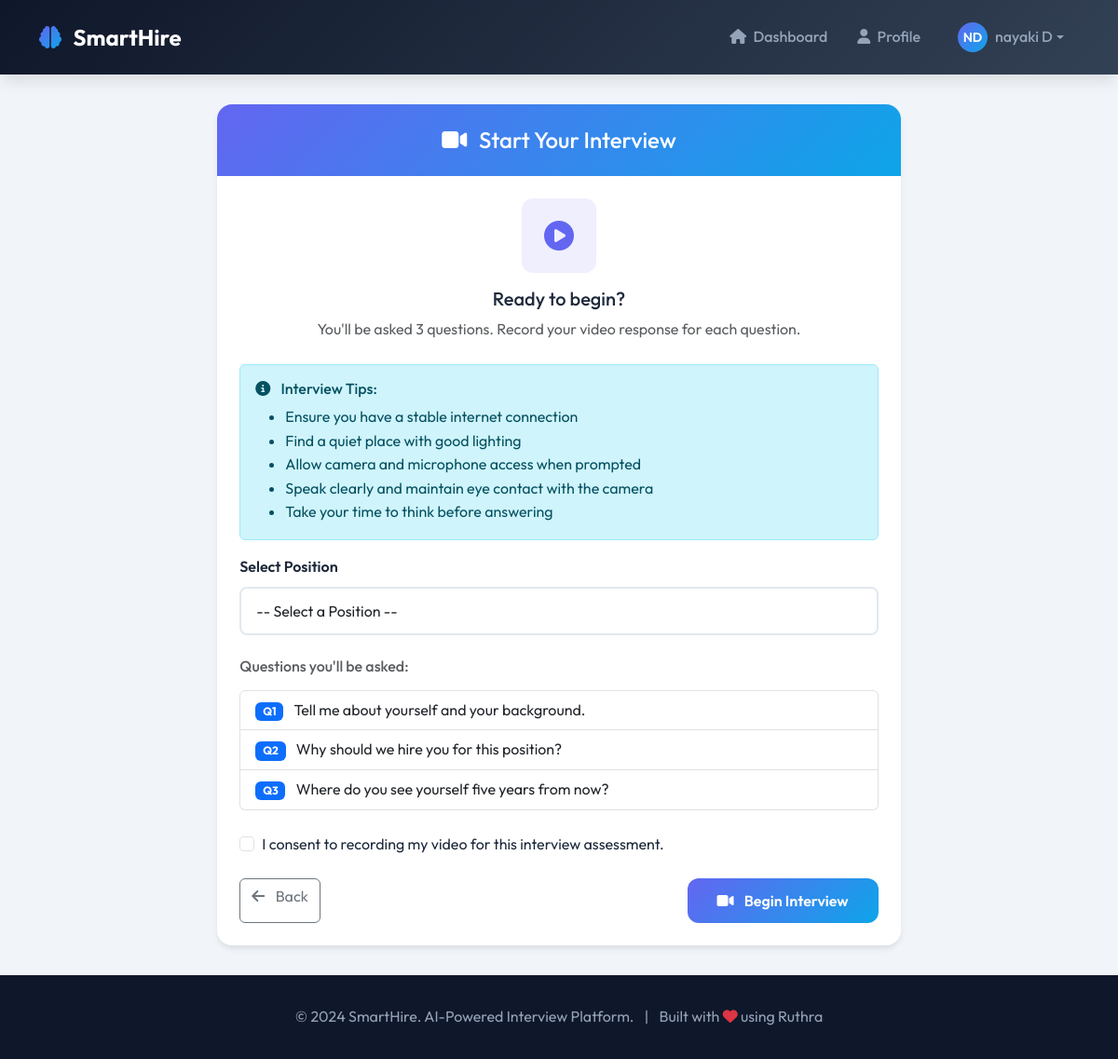
Screenshot of /candidate/interview/start/ (signed in) with the database file from the repository.
### interviews/models.py (models this page shows, shortened)
class User(AbstractUser):
    class Role(models.TextChoices):
        CANDIDATE = 'candidate', 'Candidate'
        HR = 'hr', 'HR/Interviewer'
        ADMIN = 'admin', 'Administrator'
    role = models.CharField(
        max_length=20,
        choices=Role.choices,
        default=Role.CANDIDATE
    )
    phone = models.CharField(max_length=15, blank=True, null=True)
    created_at = models.DateTimeField(auto_now_add=True)
    updated_at = models.DateTimeField(auto_now=True)
    class Meta:
        verbose_name = 'User'
        verbose_name_plural = 'Users'
    @property
    def is_candidate(self):
        return self.role == self.Role.CANDIDATE

class InterviewQuestion(models.Model):
    text = models.TextField()
    order = models.PositiveIntegerField(default=0)
    is_active = models.BooleanField(default=True)
    class Meta:
        verbose_name = 'Interview Question'
        verbose_name_plural = 'Interview Questions'
        ordering = ['order']

### interviews/views.py (the view, shortened to what this page needs)
# urls.py: path('candidate/interview/start/', views.StartInterviewView.as_view(), name='candidate_start_interview'),
class StartInterviewView(LoginRequiredMixin, CandidateMixin, View):
    template_name = 'candidate/start_interview.html'
    def get(self, request):
        profile = getattr(request.user, 'profile', None)
        if not profile or not profile.resume:
            messages.warning(request, 'Please complete your profile before starting the interview.')
            return redirect('candidate_profile')
        positions = JobPosition.objects.filter(is_active=True)
        questions = InterviewQuestion.objects.filter(is_active=True).order_by('order')
        return render(request, self.template_name, {
            'positions': positions,
            'questions': list(questions.values('id', 'text', 'order')),
        })

### interviews/views.py (called while the page is built)
    def test_func(self):
        return self.request.user.is_authenticated and self.request.user.is_candidate

### templates/candidate/start_interview.html (shortened to what this page needs)
{% extends 'base.html' %}
{% block content %}
<div class="page-content">
    <div class="container">
        <div class="row justify-content-center">
            <div class="col-lg-8">
                <div class="card-custom fade-in">
                    <div class="card-header-custom text-center">
                        <h4 class="mb-0">
                            <i class="fas fa-video me-2"></i> Start Your Interview
                        </h4>
                    </div>
                    <div class="card-body p-4">
                        <div class="text-center mb-4">
                            <div class="stat-icon primary mx-auto mb-3" style="width: 80px; height: 80px; font-size: 2rem;">
                                <i class="fas fa-play-circle"></i>
                            </div>
                            <h5>Ready to begin?</h5>
                            <p class="text-muted">
                                You'll be asked {{ questions|length }} questions. Record your video response for each question.
                            </p>
                        </div>
                        <div class="alert alert-info">
                            <h6><i class="fas fa-info-circle me-2"></i> Interview Tips:</h6>
                            <ul class="mb-0">
                                <li>Ensure you have a stable internet connection</li>
                                <li>Find a quiet place with good lighting</li>
                                <li>Allow camera and microphone access when prompted</li>
                                <li>Speak clearly and maintain eye contact with the camera</li>
                                <li>Take your time to think before answering</li>
                            </ul>
                        </div>
                        <form method="POST" action="{% url 'candidate_start_interview' %}">
                            <div class="mb-4">
                                <label class="form-label fw-semibold">Select Position</label>
                                <select name="position" class="form-control form-control-custom" required>
                                    <option value="">-- Select a Position --</option>
                                </select>
                            </div>
                            <div class="mb-4">
                                <h6 class="text-muted mb-3">Questions you'll be asked:</h6>
                                <div class="list-group">
                                    {% for q in questions %}
                                    <div class="list-group-item">
                                        <span class="badge bg-primary me-2">Q{{ forloop.counter }}</span>
                                        {{ q.text }}
                                    </div>
                                    {% empty %}
                                    <div class="list-group-item text-muted">
                                        Questions will be displayed during the interview.
                                    </div>
                                    {% endfor %}
                                </div>
                            </div>
                            <div class="form-check mb-4">
                                <input type="checkbox" class="form-check-input" id="consent" required>
                                <label class="form-check-label" for="consent">
                                    I consent to recording my video for this interview assessment.
                                </label>
                            </div>
                            <div class="d-flex justify-content-between">
                                <a href="{% url 'candidate_dashboard' %}" class="btn btn-outline-secondary">
                                    <i class="fas fa-arrow-left me-2"></i> Back
                                </a>
                                <button type="submit" class="btn btn-primary-custom">
                                    <i class="fas fa-video me-2"></i> Begin Interview
                                </button>
                            </div>
                        </form>
                    </div>
                </div>
            </div>
        </div>
    </div>
</div>
{% endblock %}

### templates/base.html (shortened to what this page needs)
<!DOCTYPE html>
<html lang="en">
<head>
    <link href="https://cdn.jsdelivr.net/npm/bootstrap@5.3.2/dist/css/bootstrap.min.css" rel="stylesheet">
    <link rel="stylesheet" href="https://cdnjs.cloudflare.com/ajax/libs/font-awesome/6.5.1/css/all.min.css">
</head>
<body>
    <nav class="navbar navbar-expand-lg navbar-custom">
        <div class="container">
            <a class="navbar-brand" href="{% url 'home' %}">
                <i class="fas fa-brain"></i> SmartHire
            </a>
            <div class="collapse navbar-collapse" id="navbarNav">
                <ul class="navbar-nav ms-auto align-items-center">
                    {% if user.is_authenticated %}
                        {% if user.is_candidate %}
                            <li class="nav-item">
                                <a class="nav-link" href="{% url 'candidate_dashboard' %}">
                                    <i class="fas fa-home me-1"></i> Dashboard
                                </a>
                            </li>
                            <li class="nav-item">
                                <a class="nav-link" href="{% url 'candidate_profile' %}">
                                    <i class="fas fa-user me-1"></i> Profile
                                </a>
                            </li>
                        {% endif %}
                        <li class="nav-item dropdown ms-2">
                            <a class="nav-link dropdown-toggle d-flex align-items-center" href="#" data-bs-toggle="dropdown">
                                <div class="avatar me-2" style="width: 32px; height: 32px; font-size: 0.875rem;">
                                    {{ user.first_name|slice:":1"|upper }}{{ user.last_name|slice:":1"|upper }}
                                </div>
                                {{ user.get_full_name|default:user.username }}
                            </a>
                        </li>
                    {% endif %}
                </ul>
            </div>
        </div>
    </nav>
    {% block content %}{% endblock %}
    <footer class="footer">
        <div class="container text-center">
            <p class="mb-0">
                © 2024 SmartHire. AI-Powered Interview Platform.
                <span class="mx-2">|</span>
                Built with <i class="fas fa-heart text-danger"></i> using Ruthra
            </p>
        </div>
    </footer>
</body>
</html>

### templates/base.html (style rules this page uses)
:root { --primary: #6366f1; --primary-dark: #4f46e5; --primary-light: #818cf8; --secondary: #0ea5e9; --accent: #f472b6; --success: #10b981; --warning: #f59e0b; --danger: #ef4444; --dark: #0f172a; --gray-900: #1e293b; --gray-800: #334155; --gray-700: #475569; --gray-600: #64748b; --gray-400: #94a3b8; --gray-200: #e2e8f0; --gray-100: #f1f5f9; --white: #ffffff; --gradient-primary: linear-gradient(135deg, var(--primary) 0%, var(--secondary) 100%); --gradient-accent: linear-gradient(135deg, var(--accent) 0%, var(--primary) 100%); --gradient-dark: linear-gradient(135deg, var(--dark) 0%, var(--gray-800) 100%); --shadow-sm: 0 1px 2px 0 rgb(0 0 0 / 0.05); --shadow: 0 4px 6px -1px rgb(0 0 0 / 0.1); --shadow-lg: 0 10px 15px -3px rgb(0 0 0 / 0.1); --shadow-xl: 0 25px 50px -12px rgb(0 0 0 / 0.25); --radius-sm: 0.375rem; --radius: 0.5rem; --radius-lg: 0.75rem; --radius-xl: 1rem; --radius-2xl: 1.5rem; }
* { margin: 0; padding: 0; box-sizing: border-box; }
body { font-family: 'Outfit', sans-serif; background: var(--gray-100); color: var(--gray-900); line-height: 1.6; min-height: 100vh; }
.navbar-custom { background: var(--gradient-dark); padding: 1rem 0; box-shadow: var(--shadow-lg); }
.navbar-brand { font-weight: 700; font-size: 1.5rem; color: var(--white) !important; }
.navbar-brand i { background: var(--gradient-primary); -webkit-background-clip: text; -webkit-text-fill-color: transparent; margin-right: 0.5rem; }
.nav-link { color: var(--gray-400) !important; font-weight: 500; transition: all 0.3s ease; padding: 0.5rem 1rem !important; border-radius: var(--radius); }
.btn-primary-custom { background: var(--gradient-primary); border: none; color: var(--white); padding: 0.75rem 2rem; border-radius: var(--radius-lg); font-weight: 600; transition: all 0.3s ease; }
.card-custom { background: var(--white); border: none; border-radius: var(--radius-xl); box-shadow: var(--shadow); transition: all 0.3s ease; overflow: hidden; }
.card-header-custom { background: var(--gradient-primary); color: var(--white); padding: 1.5rem; font-weight: 600; }
.form-control-custom { border: 2px solid var(--gray-200); border-radius: var(--radius); padding: 0.75rem 1rem; transition: all 0.3s ease; }
.stat-icon { width: 48px; height: 48px; border-radius: var(--radius-lg); display: flex; align-items: center; justify-content: center; font-size: 1.25rem; }
.stat-icon.primary { background: rgba(99, 102, 241, 0.1); color: var(--primary); }
.fade-in { animation: fadeIn 0.5s ease forwards; }
.page-content { padding: 2rem; }
.avatar { width: 48px; height: 48px; border-radius: 50%; background: var(--gradient-primary); display: flex; align-items: center; justify-content: center; color: var(--white); font-weight: 600; font-size: 1.25rem; }
.footer { background: var(--dark); color: var(--gray-400); padding: 2rem 0; margin-top: auto; }

### rows the page displays
User: first_name "N", last_name "D", get_full_name "nayaki D"
InterviewQuestion: text "Tell me about yourself and your background."
InterviewQuestion: text "Why should we hire you for this position?"
InterviewQuestion: text "Where do you see yourself five years from now?"

### other values shown
{{ questions|length }} "3"
